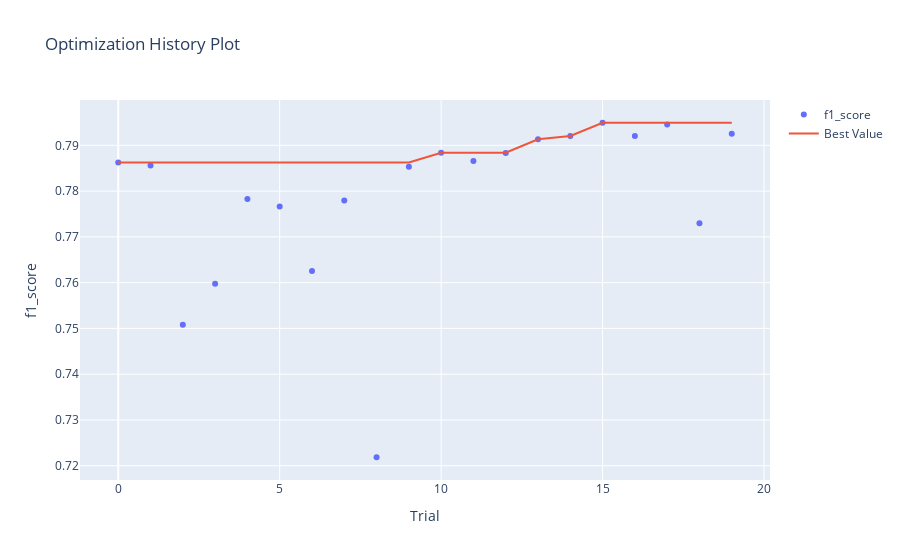

The cell this chart's notebook holds for it:
### Code cell
optuna.visualization.plot_optimization_history(study_l2, target_name="f1_score")

### Figure 1 — Plotly figure (JSON) as saved in the notebook; plotly's stock layout.template omitted (floating-point values rounded to 4 significant figures)
{"data": [{"mode": "markers", "name": "f1_score", "type": "scatter", "x": [0, 1, 2, 3, 4, 5, 6, 7, 8, 9, 10, 11, 12, 13, 14, 15, 16, 17, 18, 19], "y": [0.7863, 0.7856, 0.7508, 0.7597, 0.7783, 0.7767, 0.7626, 0.7779, 0.7219, 0.7853, 0.7884, 0.7866, 0.7883, 0.7913, 0.7921, 0.7949, 0.792, 0.7945, 0.773, 0.7925]}, {"name": "Best Value", "type": "scatter", "x": [0, 1, 2, 3, 4, 5, 6, 7, 8, 9, 10, 11, 12, 13, 14, 15, 16, 17, 18, 19], "y": [0.7863, 0.7863, 0.7863, 0.7863, 0.7863, 0.7863, 0.7863, 0.7863, 0.7863, 0.7863, 0.7884, 0.7884, 0.7884, 0.7913, 0.7921, 0.7949, 0.7949, 0.7949, 0.7949, 0.7949]}], "layout": {"title": {"text": "Optimization History Plot"}, "xaxis": {"title": {"text": "Trial"}}, "yaxis": {"title": {"text": "f1_score"}}}}
